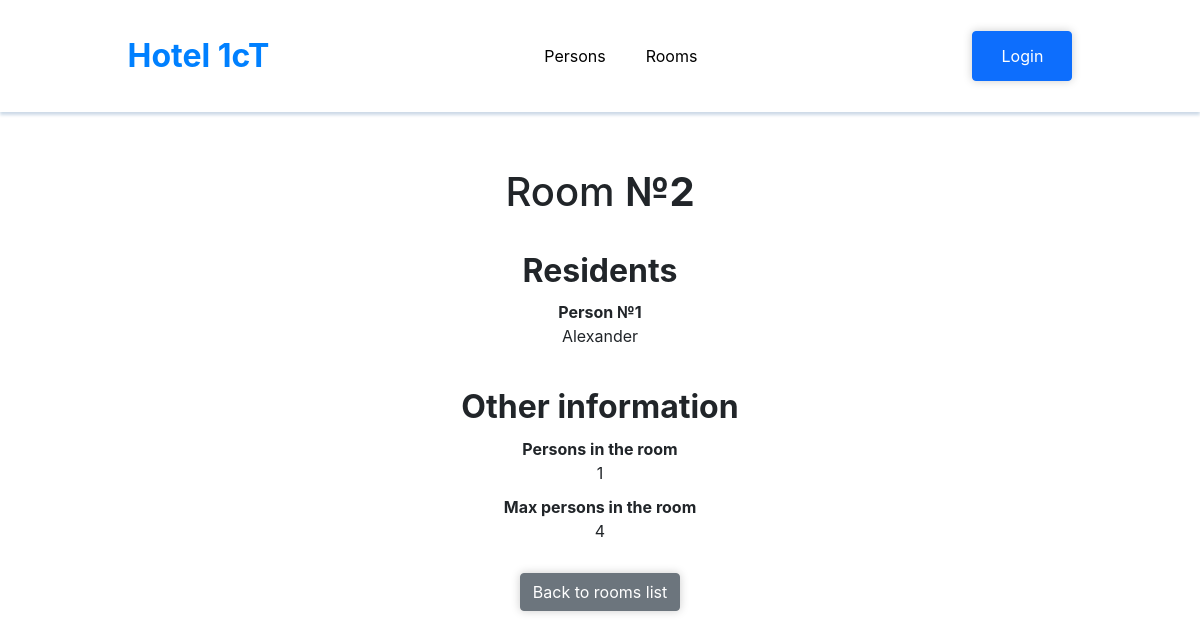
Page /hotel/2/ on the committed database.
### hotel/models.py (models this page shows, shortened)
class Hotel(models.Model):
    room = models.ManyToManyField(Person, blank=True)
    max_persons = models.PositiveIntegerField(default=2)

class Person(models.Model):
    name = models.CharField(max_length=255, blank=True)
    surname = models.CharField(max_length=255, blank=True)
    pesel = models.PositiveIntegerField(unique=True)
    MALE = 'Male'
    FEMALE = 'Female'
    N = 'Not selected'
    GENDER_CHOICES = [(MALE, 'Male'), (FEMALE, 'Female'), (N, "I don't want to answer")]
    sex = models.CharField(
        max_length=12,
        choices=GENDER_CHOICES,
        default=N,
    )

### hotel/views.py (the view)
# urls.py: path("hotel/<int:pk>/", HotelDetailsView.as_view(), name="hotel_detail"),
class HotelDetailsView(DetailView):
    template_name = 'hotel/hotel_detail.html'
    model = Hotel
    context_object_name = 'room'

### hotel/templates/hotel/hotel_detail.html (shortened to what this page needs)
{% extends 'hotel/base.html' %}
{% block body %}
    <section class="main">
        <h1 style="margin: 50px 0 0">Room <strong>№{{ room.pk }}</strong></h1>
        <div class="base_flex">
            <h2 style="font-weight: bold; margin: 30px 0 10px">Residents</h2>
            {% if room.room.all %}
                {% for person in room.room.all %}
                    <div class="base_flex"><p style="font-weight: bold; margin: 0">Person №{{ person.pk }}</p><a style="margin: 0 0 10px" href="{% url 'hotel:person_detail' pk=person.pk %}">{{ person.name }}</a></div>
                {% endfor %}
            {% else %}
                <p>No persons yet</p>
            {% endif %}
            <h2 style="font-weight: bold; margin: 30px 0 10px">Other information</h2>
            <div class="base_flex"><p style="font-weight: bold; margin: 0">Persons in the room</p><p style="margin: 0 0 10px">{{ room.room.all|length }}</p></div>
            <div class="base_flex"><p style="font-weight: bold; margin: 0">Max persons in the room</p><p style="margin: 0 0 10px">{{ room.max_persons }}</p></div>
        </div>
    </section>
    <footer class="main">
        <div style="display: flex; justify-content: center; align-items: center; flex-direction: column">
            <div>
                <form action="{% url 'hotel:hotel_list' %}">
                    <button class="btn btn-secondary buttons">Back to rooms list</button>
                </form>
            </div>
        </div>
    </footer>
{% endblock %}

### rows in the picture
Hotel: pk "2", room.all|length "1", max_persons "4"
Person: pk "1", name "Alexander"
